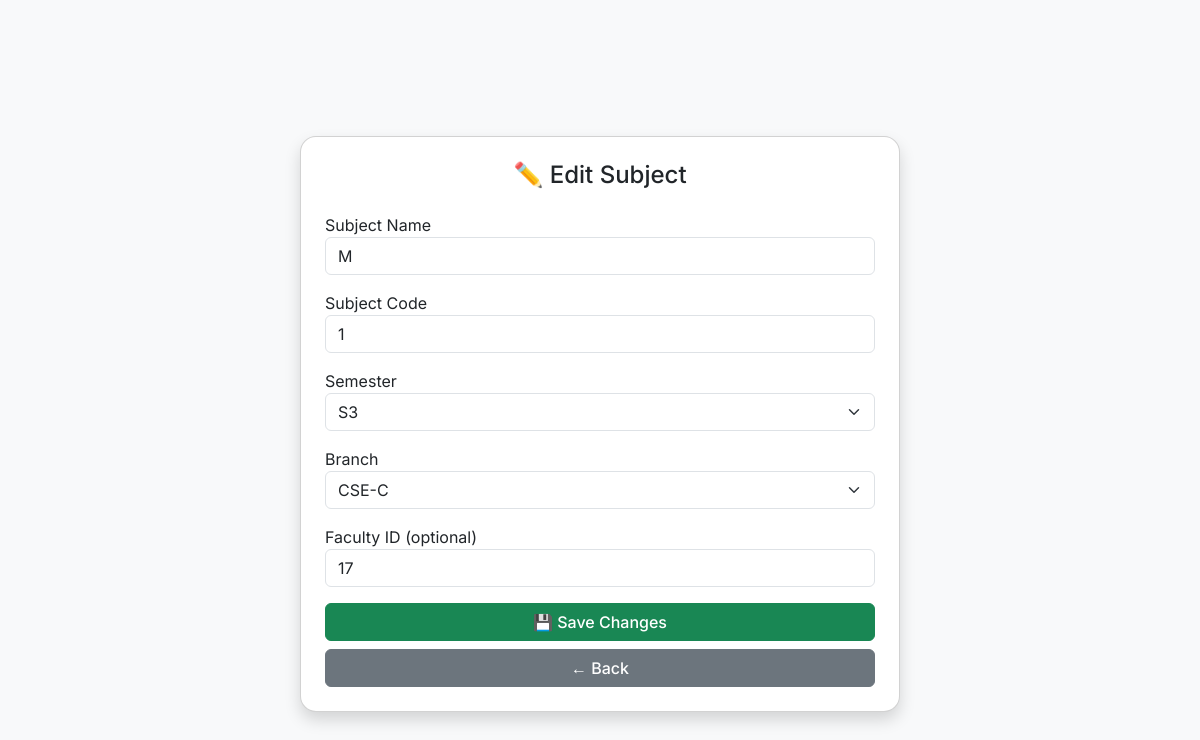
Screenshot of /admin/edit_subject/14 (signed in) with the database file from the repository.
### tables this page shows
CREATE TABLE subjects (
                id INTEGER PRIMARY KEY AUTOINCREMENT,
                name TEXT,
                code TEXT,
                semester TEXT,
                branch TEXT,
                faculty_id INTEGER
            );

### app.py (the view, shortened to what this page needs)
@app.route('/admin/edit_subject/<int:subject_id>', methods=['GET', 'POST'])
def edit_subject(subject_id):
    if not is_admin():
        abort(403)
    with get_db() as db:
        subject = db.execute("SELECT * FROM subjects WHERE id = ?", (subject_id,)).fetchone()
        if not subject:
            flash("Subject not found", "danger")
            return redirect(url_for('admin_subjects'))
    return render_template('edit_subject.html', subject=subject)

### app.py (called while the page is built)
@contextmanager
def get_db():
    conn = sqlite3.connect('database.db', timeout=10, check_same_thread=False)
    conn.row_factory = sqlite3.Row
    try:
        yield conn
        conn.commit()
    finally:
        conn.close()

def is_admin():
    return session.get('role') == 'admin'

@app.after_request
def add_cache_control(response):
    response.headers['Cache-Control'] = 'no-store'
    return response

### templates/edit_subject.html (shortened to what this page needs)
{% extends 'base.html' %}
{% block content %}
<div class="container py-4 center-wrapper">
  <div class="card shadow p-4 w-100" style="max-width: 600px;">
    <h4 class="text-center mb-4">✏️ Edit Subject</h4>
    <form method="POST">
      <div class="mb-3">
        <label>Subject Name</label>
        <input type="text" name="name" class="form-control" value="{{ subject.name }}" required>
      </div>
      <div class="mb-3">
        <label>Subject Code</label>
        <input type="text" name="code" class="form-control" value="{{ subject.code }}" required>
      </div>
      <div class="mb-3">
        <label>Semester</label>
        <select name="semester" class="form-select" required>
          {% for s in ['S1','S2','S3','S4','S5','S6','S7','S8'] %}
            <option value="{{ s }}" {% if subject.semester == s %}selected{% endif %}>{{ s }}</option>
          {% endfor %}
        </select>
      </div>
      <div class="mb-3">
        <label>Branch</label>
        <select name="branch" class="form-select" required>
          {% for b in ['CSE-A','CSE-B','CSE-C','ECE','EEE','ME','CE','IT'] %}
            <option value="{{ b }}" {% if subject.branch == b %}selected{% endif %}>{{ b }}</option>
          {% endfor %}
        </select>
      </div>
      <div class="mb-3">
        <label>Faculty ID (optional)</label>
        <input type="number" name="faculty_id" class="form-control" value="{{ subject.faculty_id or '' }}">
      </div>
      <div class="d-grid mt-3">
        <button type="submit" class="btn btn-success">💾 Save Changes</button>
        <a href="{{ url_for('admin_subjects') }}" class="btn btn-secondary mt-2">← Back</a>
      </div>
    </form>
  </div>
</div>
{% endblock %}

### templates/base.html (style rules this page uses)
body { font-family: 'Inter', sans-serif; background-color: #f8f9fa; }
.card { border-radius: 1rem; }
.btn { font-weight: 500; }
.center-wrapper { display: flex; align-items: center; justify-content: center; min-height: 100vh; }

### rows the page displays
subjects: name "M", code "1", semester "S3", branch "CSE-C", faculty_id "17"
